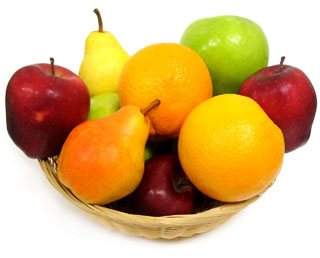
#> input picture images/fruit.png, 320 x 258 px
$ python 2_color_planes.py   (Python 2 division)
#> lines starting #> are read from the running program, lines starting #| are printed output that depends on the picture
# imports
import numpy as np
import cv2
import matplotlib.pyplot as plt

# read and display image
img = cv2.imread('images/fruit.png')
#> img is the input picture: shape (258, 320, 3); mean B, G, R 119.7, 178.6, 216.9
cv2.imshow('Fruit Image', img)
cv2.waitKey(0)
cv2.destroyAllWindows()

# because the image has been loaded in color it's size is 3 numbers
# height, width and number of channels
height, width, channels = img.shape[:3]
#> height = 258; width = 320; channels = 3
print 'Image height: {}, Width: {}, # of channels: {}'.format(height, width, channels)
#| Image height: 258, Width: 320, # of channels: 3

# openCV reads as BGR mode
fruit_blues = img[:, :, 0]
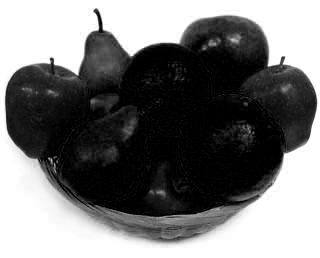
#> fruit_blues: shape (258, 320); min 0, max 255, mean 119.7
fruit_greens = img[:, :, 1]
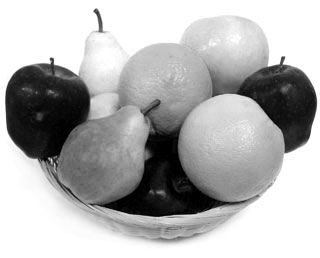
#> fruit_greens: shape (258, 320); min 0, max 255, mean 178.6
fruit_reds = img[:, :, 2]
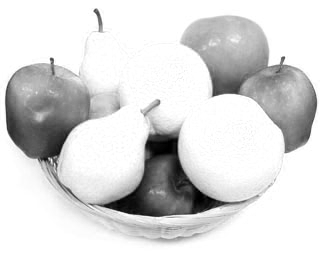
#> fruit_reds: shape (258, 320); min 0, max 255, mean 216.9

# show blue, green and red image planes for the fruit image
cv2.imshow('Fruit Blues', fruit_blues)
cv2.imshow('Fruit Greens', fruit_greens)
cv2.imshow('Fruit Reds', fruit_reds)
cv2.waitKey(0)
cv2.destroyAllWindows()

# plot values for each color plane on a specific row
plt.plot(fruit_blues[49, :], color='blue')
plt.plot(fruit_greens[49, :], color='green')
plt.plot(fruit_reds[49, :], color='red')
plt.show()
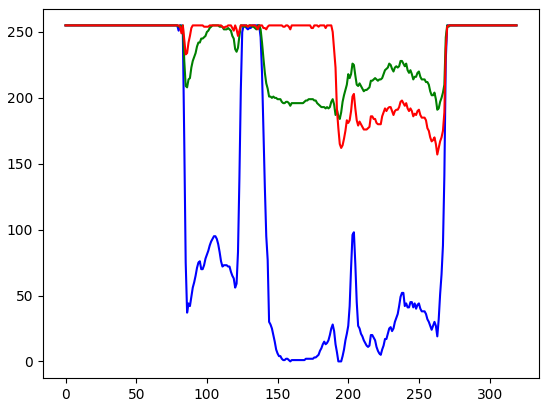
#> figure drawn by matplotlib, 1 panel; curve peaks at x = 0, y = 255; curve peaks at x = 0, y = 255; curve peaks at x = 0, y = 255

$ run again, with images/astro_left.png copied over images/fruit.png
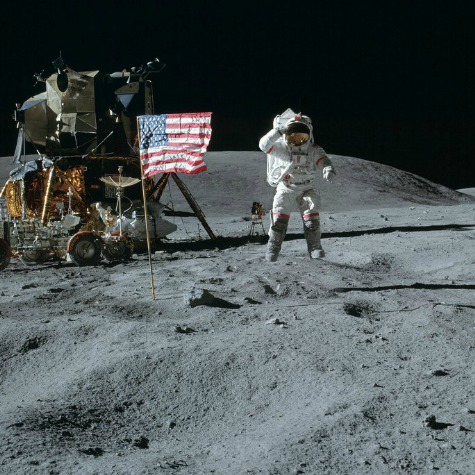
#> input picture images/astro_left.png, 475 x 475 px
#> img is the input picture: shape (475, 475, 3); mean B, G, R 84.5, 84.1, 75.8
#| Image height: 475, Width: 475, # of channels: 3
#> `fruit_reds = img[:, :, 2]`:
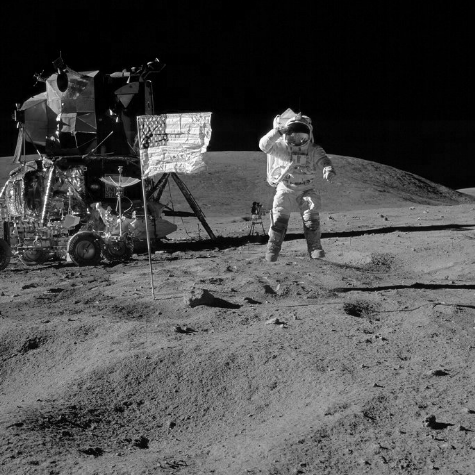
#> fruit_reds: shape (475, 475); min 0, max 255, mean 75.8
#> `plt.show()`:
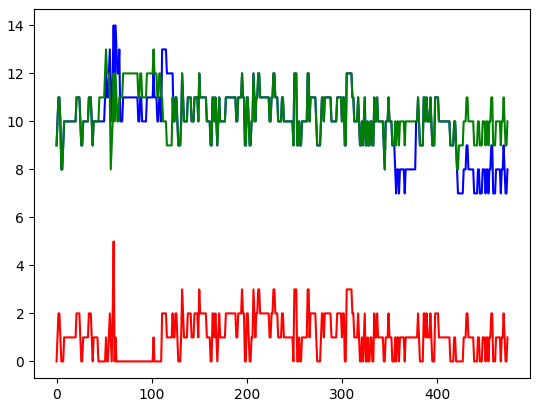
#> figure drawn by matplotlib, 1 panel; curve peaks at x = 60, y = 14; curve peaks at x = 52, y = 13; curve peaks at x = 60, y = 5

$ run again, with images/bicycle.png copied over images/fruit.png
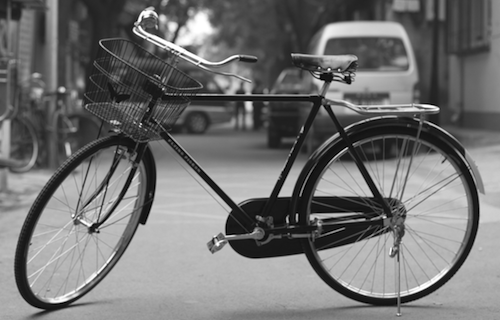
#> input picture images/bicycle.png, 500 x 320 px
#> img is the input picture: shape (320, 500, 3); min 0, max 255, mean 114.2
#| Image height: 320, Width: 500, # of channels: 3
#> `plt.show()`:
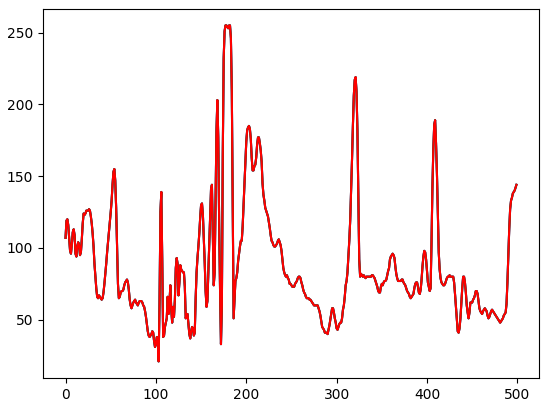
#> figure drawn by matplotlib, 1 panel; curve peaks at x = 177, y = 255; curve peaks at x = 177, y = 255; curve peaks at x = 177, y = 255
